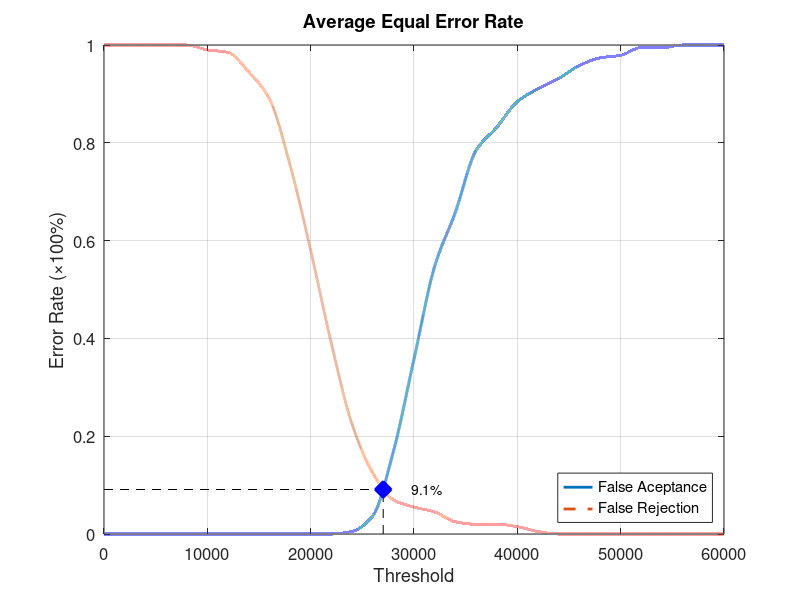
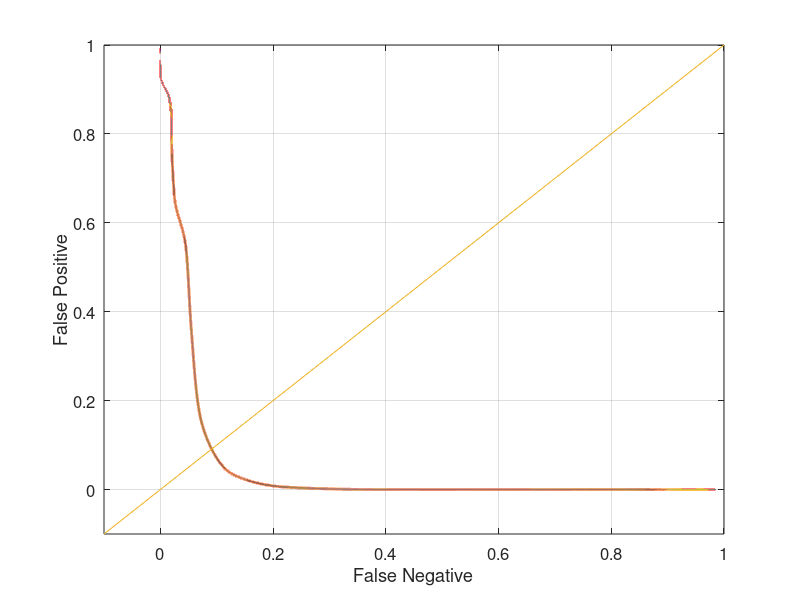

Write MATLAB code to recreate these figures, in order.
function yEER = Database1_4
close all;
clear;
clc;
x = 0:2000:60000;
xq = 0:0.5:60000;

y0 = [0 0 0 0 0 0 0 0 0 0 0 0 0.00526316 0.0368421 0.168421 0.357895 0.547368 0.657895 0.784211 0.831579 0.884211 0.910526 0.931579 0.957895 0.973684 0.978947 0.994737 0.994737 1 1 1];
yy0 = interp1(x, y0, xq, 'pchip');
y1 = [1 1 1 1 1 0.99 0.985 0.945 0.89 0.755 0.58 0.39 0.225 0.125 0.07 0.055 0.045 0.025 0.02 0.02 0.015 0.005 0 0 0 0 0 0 0 0 0];
yy1 = interp1(x, y1, xq, 'pchip');

% Calculating EER: 
y2 = abs(y0 - y1);
find(y2 == min(y2))
yy2 = abs(yy0 - yy1);
xEER = find(yy2 == min(yy2));
xEERIndex = xq(xEER) % X-axis EER
yEER = yy0(xEER) % Y-axis EER

main = figure
plot(xq, yy0,'-','LineWidth', 2);	hold on
plot(xq, yy1,'--','LineWidth', 2);	hold on
plot([xEERIndex xEERIndex], [0 yEER], 'k--');	hold on
plot([0 xEERIndex], [yEER yEER], 'k--');	hold on
plot(xEERIndex, yEER, 'bx', 'LineWidth', 10);	hold on
text(xEERIndex + 10 * xEERIndex / 100, yEER, [num2str(round((10000 * yEER)) / 100) '%'])
legend('False Aceptance', 'False Rejection', 'Location', 'SouthEast')
xlabel('Threshold')
ylabel('Error Rate (\times100%)')
title('Average Equal Error Rate')
set(gca, 'FontSize', 12)
axis([0 60000 0 1])
grid on

print(main, 'Database1_4Main', '-dpng');
FNRxFPR = figure('Color', [1 1 1]);
plot(yy1, yy0, '-', yy1, yy0, 'LineWidth', 2);
hold on
y = -0.1:0.1:1
plot(y, y); 
set(gca, 'FontSize', 12)
xlabel('False Negative')
ylabel('False Positive')
axis([-0.1 1 -0.1 1])
set(gca, 'FontSize', 12)
grid on

print(FNRxFPR, 'Database1_4FNRxFPR','-dpng');
end
